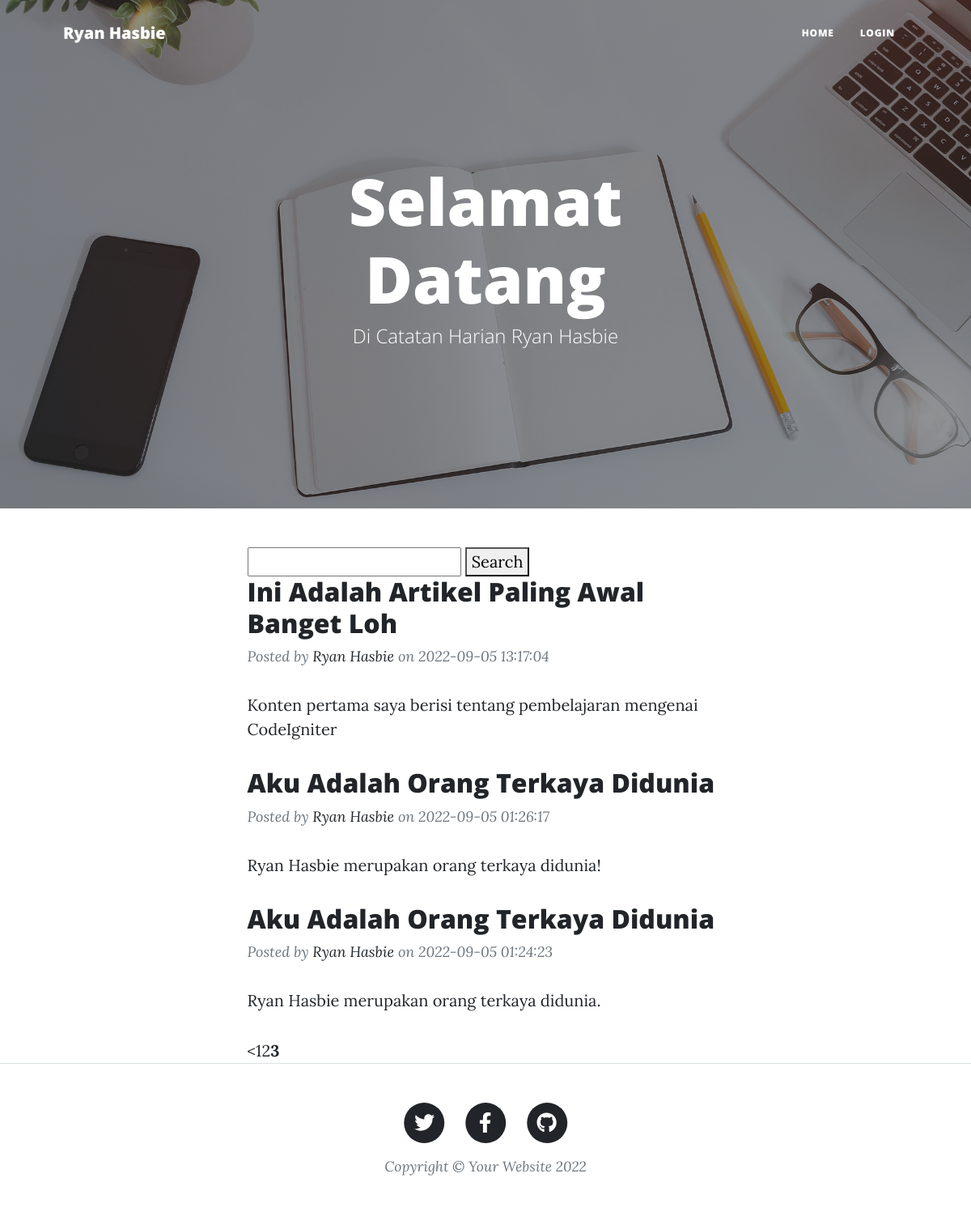
Screenshot of /index.php/blog/index with the database file from the repository.
### tables this page shows
CREATE TABLE `blog` (
  `id` int(11) NOT NULL,
  `judul` varchar(250) NOT NULL,
  `konten` text NOT NULL,
  `url` varchar(255) NOT NULL,
  `gambar` varchar(255) NOT NULL,
  `tanggal` timestamp NOT NULL DEFAULT current_timestamp() ON UPDATE current_timestamp()
);

### application/controllers/Blog.php (called while the page is built, shortened)
<?php
class Blog extends CI_Controller {
    public function __construct ()
    {
        $this->load->model('Blog_model');
        $this->load->library('session');
    }
    public function index ($offset = 0)
    {
        $this->load->library('pagination');
        $config['base_url']     = site_url('blog/index');
        $config['total_rows']   = $this->Blog_model->getTotalArtikel();
        $config['per_page']     = 3;
        $query = $this->Blog_model->getArtikel($config['per_page'], $offset);
        $data["blogs"] = $query->result_array();
        $this->load->view('blog', $data);
    }
}

### index.php (called while the page is built, shortened)
<?php
require_once BASEPATH.'core/CodeIgniter.php';

### application/config/config.php (called while the page is built, shortened)
<?php
$config['base_url'] = 'http://localhost/blogapp/';
$config['index_page'] = 'index.php';
$config['uri_protocol']	= 'REQUEST_URI';
$config['url_suffix'] = '';
$config['language']	= 'english';
$config['charset'] = 'UTF-8';
$config['enable_hooks'] = FALSE;
$config['subclass_prefix'] = 'MY_';
$config['composer_autoload'] = FALSE;
$config['permitted_uri_chars'] = 'a-z 0-9~%.:_\-';
$config['enable_query_strings'] = FALSE;
$config['controller_trigger'] = 'c';
$config['function_trigger'] = 'm';
$config['directory_trigger'] = 'd';
$config['allow_get_array'] = TRUE;
$config['log_threshold'] = 0;
$config['log_path'] = '';
$config['log_file_extension'] = '';
$config['log_file_permissions'] = 0644;
$config['log_date_format'] = 'Y-m-d H:i:s';
$config['error_views_path'] = '';
$config['cache_path'] = '';
$config['cache_query_string'] = FALSE;
$config['encryption_key'] = '';
$config['sess_driver'] = 'files';
$config['sess_cookie_name'] = 'ci_session';
$config['sess_samesite'] = 'Lax';
$config['sess_expiration'] = 7200;
$config['sess_save_path'] = NULL;
$config['sess_match_ip'] = FALSE;
$config['sess_time_to_update'] = 300;
$config['sess_regenerate_destroy'] = FALSE;
$config['cookie_prefix']	= '';
$config['cookie_domain']	= '';
$config['cookie_path']		= '/';
$config['cookie_secure']	= FALSE;
$config['cookie_httponly'] 	= FALSE;
$config['cookie_samesite'] 	= 'Lax';
$config['standardize_newlines'] = FALSE;
$config['global_xss_filtering'] = FALSE;
$config['csrf_protection'] = FALSE;
$config['csrf_token_name'] = 'csrf_test_name';
$config['csrf_cookie_name'] = 'csrf_cookie_name';
$config['csrf_expire'] = 7200;
$config['csrf_regenerate'] = TRUE;
$config['csrf_exclude_uris'] = array();
$config['compress_output'] = FALSE;
$config['time_reference'] = 'local';
$config['rewrite_short_tags'] = FALSE;
$config['proxy_ips'] = '';

### application/models/Blog_model.php (called while the page is built, shortened)
<?php
class Blog_model extends CI_Model {
    public function getArtikel ($limit, $offset) {
        $this->db->limit($limit,$offset);
        $this->db->order_by('tanggal','desc');
        return $this->db->get("blog");
    }
    public function getTotalArtikel () {
        return $this->db->count_all_results("blog");
    }
}

### application/views/blog.php (the view, shortened to what this page needs)
<header class="masthead" style="background-image: url('<?php echo base_url(); ?>assets/assets/img/home-bg.jpg')">
    <div class="container position-relative px-4 px-lg-5">
        <div class="row gx-4 gx-lg-5 justify-content-center">
            <div class="col-md-10 col-lg-8 col-xl-7">
                <div class="site-heading">
                    <h1>Selamat Datang</h1>
                    <span class="subheading">Di Catatan Harian Ryan Hasbie</span>
                </div>
            </div>
        </div>
    </div>
</header>
<div class="container px-4 px-lg-5">
    <div class="row gx-4 gx-lg-5 justify-content-center">
        <div class="col-md-10 col-lg-8 col-xl-7">
            <form>
                <input type="text" name="find">
                <button type="submit">Search</button>
            </form>
            <?php foreach ($blogs as $blog) : ?>
            <div class="post-preview">
                    <h2 class="post-title">
                        <a href="<?php echo site_url('blog/detail/'. $blog['url']);?>">
                            <?php echo $blog['judul'];?>
                        </a>
                    </h2>
                    <p class="post-meta">
                        Posted by
                        <a href="#!">Ryan Hasbie</a>
                        on <?php echo $blog['tanggal']; ?>
                    </p>
                    <p><?php echo $blog['konten']; ?></p>
            </div>
            <?php endforeach; ?>
            <?php  echo $this->pagination->create_links(); ?>
        </div>
    </div>
</div>

### rows the page displays
blog: judul "Ini Adalah Artikel Paling Awal Banget Loh", tanggal "2022-09-05 13:17:04", konten "Konten pertama saya berisi tentang pembelajaran mengenai CodeIgniter"
blog: judul "Aku Adalah Orang Terkaya Didunia", tanggal "2022-09-05 01:26:17", konten "Ryan Hasbie merupakan orang terkaya didunia!"
blog: judul "Aku Adalah Orang Terkaya Didunia", tanggal "2022-09-05 01:24:23", konten "Ryan Hasbie merupakan orang terkaya didunia."

### other values shown
$this->pagination->create_links() "< 1 2 3"
